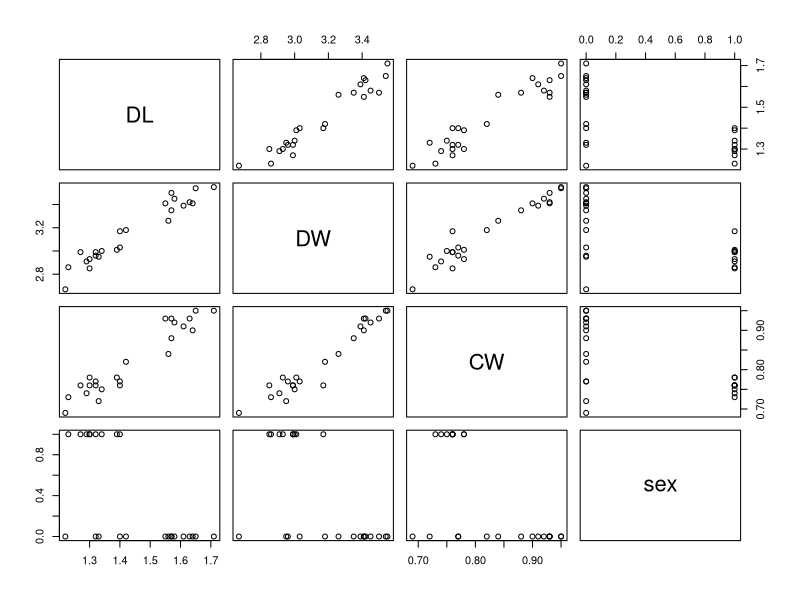

This chart was generated by the following R code: (Note: this script raises an error after producing the figure.)
# Assignment 1: Manta Disk Length

# Question 1(a): Why is a linear model more appropriate than other types of GLMs we’ve met in this course so far?
# Variables which measure size such as width, length and height are typically normally
# distributed when either any of them are the response variable and the rest are explanatory variables
# therefore it appropriate to assume that the response distribution for the disc width as explained by the explanatory variables:
# disc length, cranial width and sex is normally distributed.

# Question 1(b): Create plots to investigate relationships between the variables in this data set. Briefly comment on the plots (2–3 sentences).

# Lets do this later

setwd("/Users/tarineccleston/Documents/Masters/STATS 762/regression-for-DS/manta-disc-width")
library(tidyverse)
library(ggplot2)

manta_df = read.csv("data/manta-measurements.csv")

# convert F to 0, and M to 1 for the normal regression model
manta_df$sex = gsub('F', 0, manta_df$sex)
manta_df$sex = gsub('M', 1, manta_df$sex)
manta_df$sex = as.numeric(manta_df$sex)

# fitting data
manta_fit = lm(DW ~ DL + CW + sex, data = manta_df)
summary(manta_fit)

# plotting data, best to use pairs plot as this shows the relationships between each
# variable
pairs(manta_df)

# - Clear linear relationship between disc length and disc width, disc length
# and cranial width, and disc width and cranial width
# - Greater variance of size for female manta rays compared to males if you compare
# the spread in the CW vs sex plot for example
# - Male manta rays appear to be smaller than female manta rays

# Question 1(c): Create the model’s design matrix. Only print out the first six rows.

# append a column of 1s at the beginning for the intercept. remove the response variable (disc width)
# make sure X and Y are in matrix form for the calculation
X = as.matrix(cbind(1, manta_df[,-2]))

# Question 1(d): Calculate βb, the vector of estimated coefficients.
# Calculate βb by using: betahat = (Xt*X)^-1 *Xt*Y
# Where X is the design matrix, and Y is the response variable matrix

Y = as.matrix(manta_df[,2])
# calculation
beta_hat = solve(t(X) %*% X) %*% t(X) %*% Y

# Question 1(e): Calculate μb, the vector of estimated expected values (or “fitted values”). Only print out the first six values.
# calculate μb using: mew = X*betahat

mew = X %*% beta_hat
head(mew)

# Question 1(f): Calculate σb, the estimated error variance.
# calculate σb using: σb^2 = RSS / (n - k - 1)
# where RSS = THETAsum (yi - f(xi))^2

# calculate RSS first
RSS = 0
Yhat = X %*% beta_hat
for (i in 1:nrow(X)) {
  diff_i = Y[i] - Yhat[i]
  RSS = RSS + (diff_i)^2
}

var_hat_sq = RSS/(nrow(X) - ncol(X))

# Question 1(g): Calculate standard errors for the estimated coefficients.

cov = var_hat_sq*solve(t(X)%*%X)
std_err = sqrt(diag(cov))

# Question 1(h): Calculate t-test statistics and p-values to test individual null hypotheses that the coefficients are equal to zero.

t_stat = beta_hat/std_err
colnames(t_stat) = c("t-stat")
p_value = 2*(1-pt(t_stat, 20))
colnames(p_value) = c("p-value")

# Question 1(i): Calculate confidence intervals for the coefficients.

beta_CI = cbind(std_err - qt(0.975, df = 20)*SE, beta_hat + qt(0.975, df = 20)*std_err)
colnames(beta_CI) = c("2.5%", "97.5%")

# Question 1(j): Calculate point predictions (equivalent to estimated expectations) for Morag’s and Evelyn’s disc widths.

# Morag: a female manta ray with a disc length of 1.3 m and a cranial width of 0.75 m.
# Evelyn: a female manta ray with a disc length of 1.625 m and a cranial width of 0.9375 m.

# build new design matrix based on the given data
X_pred = cbind(c(1, 1), c(1.3, 1.625), c(0.75, 0.9375), c(0, 0))
rownames(X_pred) =  c("Evelyn", "Morag")
colnames(X_pred) = c("1", "DL", "CW", "sex")

# getting prediction
Y_pred = X_pred %*% beta_hat
rownames(Y_pred) =  c("Evelyn", "Morag")
colnames(Y_pred) = c("DW")

# Question 1(k): Calculate confidence intervals for Morag’s and Evelyn’s expected disc widths.
# calculate prediction variance and standard errors from new design matrix

pred_var = as.matrix(diag(X_pred %*% cov %*% t(X_pred)))
pred_SE = sqrt(pred_var)

pred_CI = cbind(Y_pred - qt(0.975, df = 20)*pred_SE, Y_pred + qt(0.975, df = 20)*pred_SE)
colnames(pred_CI) = c("2.5%", "97.5%")

# Question 1(l) Calculate prediction intervals for Morag’s and Evelyn’s observed disc widths.
# a prediction interval captures the uncertainty around a single value. 
# a confidence interval captures the uncertainty around the mean predicted values

# combine variances and calculate combined standard error
comb_var = pred_var + var_hat_sq
comb_SE = sqrt(comb_var)

pred_PI = cbind(Y_pred - qt(0.975, df = 20)*comb_SE, Y_pred + qt(0.975, df = 20)*comb_SE)
colnames(pred_PI) = c("2.5%", "97.5%")

# Question 1(m) Bonus question! Write your own R function that accepts the arguments

# Function Description: Basically does the same as the R summary() function
# input: 
#        Y, a vector of observations
#        X, a design matrix
# output:
#        estimated coefficients, 
#        standard errors 
#        t-test statistics
#        p-values

summary_custom <- function(X, Y) {
  # estimate coefficients
  # ______________________
  beta_hat = solve(t(X) %*% X) %*% t(X) %*% Y
  colnames(t_stat) = c("estimates")
  
  # standard error
  # ______________________
  # calculate RSS first
  RSS = 0
  Yhat = X %*% beta_hat
  for (i in 1:nrow(X)) {
    diff_i = Y[i] - Yhat[i]
    RSS = RSS + (diff_i)^2
  }
  
  var_hat_sq = RSS/(nrow(X) - ncol(X))
  cov = var_hat_sq*solve(t(X)%*%X)
  std_err = sqrt(diag(cov))
  colnames(t_stat) = c("stderr")
  
  # t-test statistics
  # ______________________
  t_stat = beta_hat/std_err
  colnames(t_stat) = c("t-stat")
  
  # p-value
  # ______________________  
  p_value = 2*(1-pt(t_stat, 20))
  colnames(p_value) = c("p-value")
  
  return(beta_hat, std_err, t_stat, p_value)
}
